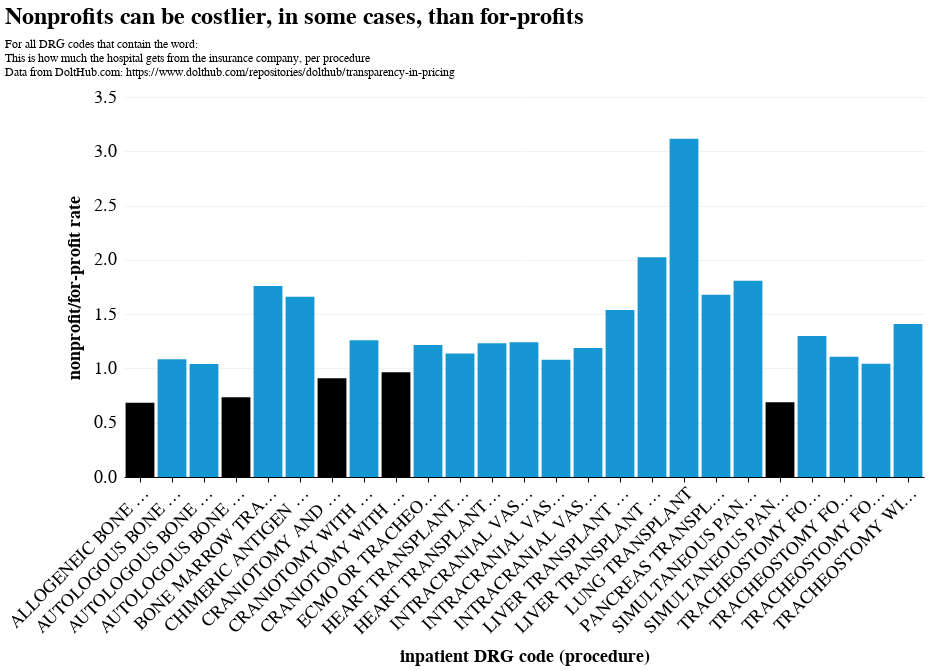

Notebook code cell kept with this figure:
### Code cell
compare_profitnonprofit(0,25, title = 'Nonprofits can be costlier, in some cases, than for-profits', drg_filter = '')

### Figure 1 — Vega-Lite specification as saved in the notebook (floating-point values rounded to 4 significant figures)
{"width": 800, "height": 380, "config": {"title": {"anchor": "start", "fontSize": 24, "font": "Helvetica", "fontColor": "#000000", "subtitlePadding": 10, "offset": 10}, "axisX": {"domain": true, "domainColor": "#000000", "domainWidth": 1, "grid": false, "labelFontSize": 18, "labelFont": "Helvetica", "labelAngle": 0, "tickColor": "#000000", "tickSize": 5, "titleFontSize": 18, "titlePadding": 10, "titleFont": "Helvetica", "title": ""}, "axisY": {"domain": false, "grid": true, "gridColor": "#f2f2f2", "gridWidth": 1, "labelFontSize": 18, "labelFont": "Helvetica", "labelPadding": 8, "ticks": false, "titleFontSize": 18, "titlePadding": 10, "titleFont": "Helvetica"}, "background": "#FFFFFF", "legend": {"labelFontSize": 16, "labelFont": "Helvetica", "symbolSize": 100, "symbolType": "square", "titleFontSize": 16, "titlePadding": 10, "titleFont": "Helvetica", "title": "", "orient": "top-right", "offset": 0}, "view": {"stroke": "transparent"}, "range": {"category": ["#1696d2", "#000000", "#fdbf11", "#d2d2d2", "#ec008b", "#55b748", "#5c5859", "#db2b27"], "diverging": ["#cfe8f3", "#a2d4ec", "#73bfe2", "#46abdb", "#1696d2", "#12719e"]}, "area": {"fill": "#1696d2"}, "line": {"color": "#1696d2", "stroke": "#1696d2", "strokewidth": 5}, "trail": {"color": "#1696d2", "stroke": "#1696d2", "strokeWidth": 0, "size": 1}, "path": {"stroke": "#1696d2", "strokeWidth": 0.5}, "point": {"filled": true}, "text": {"font": "Helvetica", "color": "#1696d2", "fontSize": 20, "align": "right", "fontWeight": 400, "size": 11}, "bar": {"binSpacing": 1, "fill": "#1696d2", "stroke": false}}, "data": {"name": "data-adcaf44e04a39c8a27e09cf0320a39e8"}, "mark": {"type": "bar"}, "encoding": {"color": {"condition": {"test": "(datum.ratio > 1)", "value": "#1696d2"}, "value": "black"}, "x": {"axis": {"labelAngle": -45, "labelLimit": 200}, "field": "description", "sort": "ascending", "title": "inpatient DRG code (procedure)", "type": "nominal"}, "y": {"field": "ratio", "title": "nonprofit/for-profit rate", "type": "quantitative"}}, "title": {"text": "Nonprofits can be costlier, in some cases, than for-profits", "subtitle": ["For all DRG codes that contain the word: ", "This is how much the hospital gets from the insurance company, per procedure", "Data from DoltHub.com: https://www.dolthub.com/repositories/dolthub/transparency-in-pricing"]}, "$schema": "https://vega.github.io/schema/vega-lite/v5.8.0.json", "datasets": {"data-adcaf44e04a39c8a27e09cf0320a39e8": [{"ms_drg": "023", "ratio": 1.26, "description": "CRANIOTOMY WITH MAJOR DEVICE IMPLANT OR ACUTE COMPLEX CNS PRINCIPAL DIAGNOSIS WITH MCC OR CHEMOTHERAPY IMPLANT OR EPILEPSY WITH NEUROSTIMULATOR"}, {"ms_drg": "004", "ratio": 1.409, "description": "TRACHEOSTOMY WITH MV >96 HOURS OR PRINCIPAL DIAGNOSIS EXCEPT FACE, MOUTH AND NECK WITHOUT MAJOR O.R. PROCEDURES"}, {"ms_drg": "007", "ratio": 3.115, "description": "LUNG TRANSPLANT"}, {"ms_drg": "012", "ratio": 1.299, "description": "TRACHEOSTOMY FOR FACE, MOUTH AND NECK DIAGNOSES OR LARYNGECTOMY WITH CC"}, {"ms_drg": "015", "ratio": 1.084, "description": "AUTOLOGOUS BONE MARROW TRANSPLANT"}, {"ms_drg": "022", "ratio": 1.187, "description": "INTRACRANIAL VASCULAR PROCEDURES WITH PRINCIPAL DIAGNOSIS HEMORRHAGE WITHOUT CC/MCC"}, {"ms_drg": "014", "ratio": 0.6833, "description": "ALLOGENEIC BONE MARROW TRANSPLANT"}, {"ms_drg": "019", "ratio": 0.6878, "description": "SIMULTANEOUS PANCREAS AND KIDNEY TRANSPLANT WITH HEMODIALYSIS"}, {"ms_drg": "009", "ratio": 1.76, "description": "BONE MARROW TRANSPLANT"}, {"ms_drg": "008", "ratio": 1.807, "description": "SIMULTANEOUS PANCREAS AND KIDNEY TRANSPLANT"}, {"ms_drg": "013", "ratio": 1.042, "description": "TRACHEOSTOMY FOR FACE, MOUTH AND NECK DIAGNOSES OR LARYNGECTOMY WITHOUT CC/MCC"}, {"ms_drg": "020", "ratio": 1.079, "description": "INTRACRANIAL VASCULAR PROCEDURES WITH PRINCIPAL DIAGNOSIS HEMORRHAGE WITH MCC"}, {"ms_drg": "016", "ratio": 1.04, "description": "AUTOLOGOUS BONE MARROW TRANSPLANT WITH CC/MCC"}, {"ms_drg": "017", "ratio": 0.7335, "description": "AUTOLOGOUS BONE MARROW TRANSPLANT WITHOUT CC/MCC"}, {"ms_drg": "002", "ratio": 1.232, "description": "HEART TRANSPLANT OR IMPLANT OF HEART ASSIST SYSTEM WITHOUT MCC"}, {"ms_drg": "006", "ratio": 2.025, "description": "LIVER TRANSPLANT WITHOUT MCC"}, {"ms_drg": "024", "ratio": 0.9659, "description": "CRANIOTOMY WITH MAJOR DEVICE IMPLANT OR ACUTE COMPLEX CNS PRINCIPAL DIAGNOSIS WITHOUT MCC"}, {"ms_drg": "018", "ratio": 1.659, "description": "CHIMERIC ANTIGEN RECEPTOR (CAR) T-CELL IMMUNOTHERAPY"}, {"ms_drg": "025", "ratio": 0.9103, "description": "CRANIOTOMY AND ENDOVASCULAR INTRACRANIAL PROCEDURES WITH MCC"}, {"ms_drg": "010", "ratio": 1.679, "description": "PANCREAS TRANSPLANT"}, {"ms_drg": "001", "ratio": 1.137, "description": "HEART TRANSPLANT OR IMPLANT OF HEART ASSIST SYSTEM WITH MCC"}, {"ms_drg": "011", "ratio": 1.108, "description": "TRACHEOSTOMY FOR FACE, MOUTH AND NECK DIAGNOSES OR LARYNGECTOMY WITH MCC"}, {"ms_drg": "003", "ratio": 1.216, "description": "ECMO OR TRACHEOSTOMY WITH MV >96 HOURS OR PRINCIPAL DIAGNOSIS EXCEPT FACE, MOUTH AND NECK WITH MAJOR O.R. PROCEDURES"}, {"ms_drg": "005", "ratio": 1.539, "description": "LIVER TRANSPLANT WITH MCC OR INTESTINAL TRANSPLANT"}, {"ms_drg": "021", "ratio": 1.241, "description": "INTRACRANIAL VASCULAR PROCEDURES WITH PRINCIPAL DIAGNOSIS HEMORRHAGE WITH CC"}]}}
